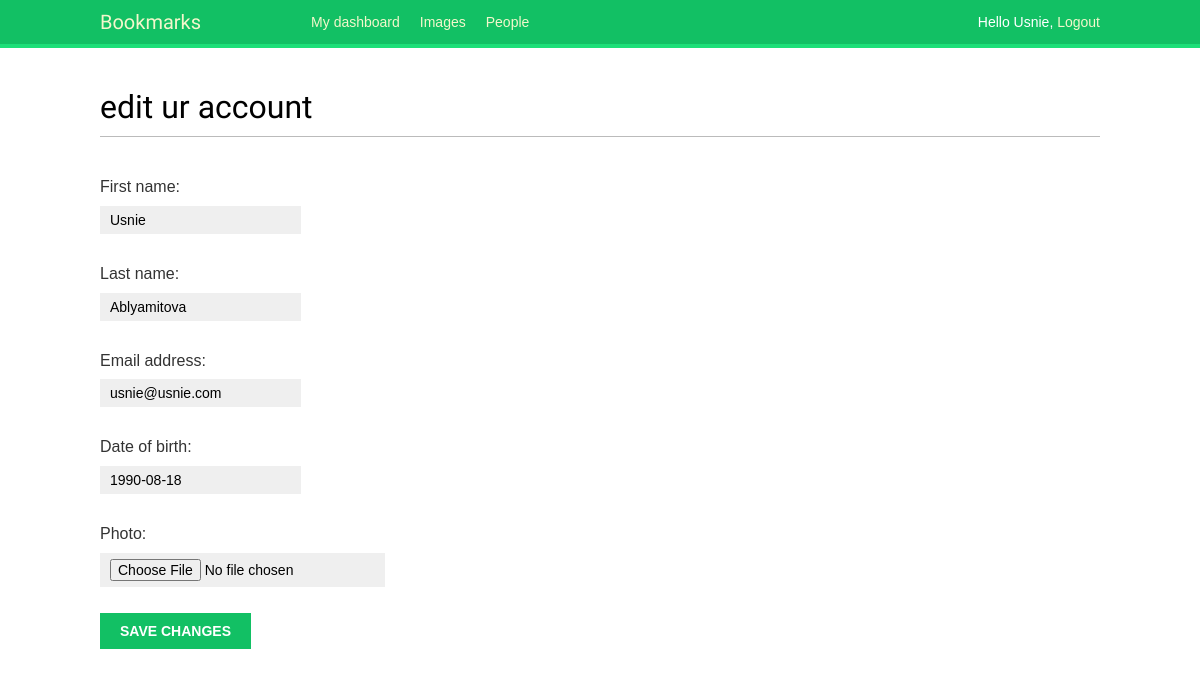
Before: /account/edit/ (signed in) with the older database file.
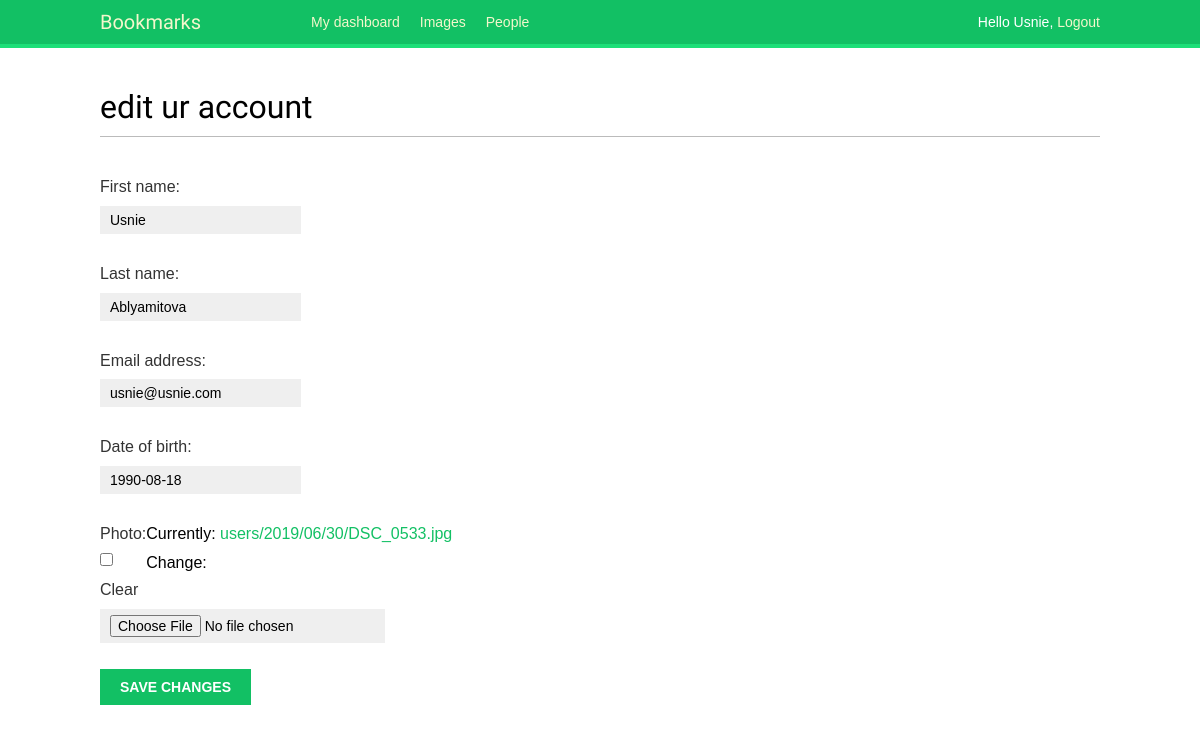
After: the same page with the newer database file.
### account/models.py (models this page shows, shortened)
class Profile(models.Model):
    user = models.OneToOneField(settings.AUTH_USER_MODEL, on_delete=models.CASCADE)
    date_of_birth = models.DateField(blank=True, null=True)
    photo = models.ImageField(upload_to='users/%Y/%m/%d/', blank=True)

### account/views.py (the view)
# urls.py: path('edit/', views.edit, name='edit'),
@login_required
def edit(request):
    if request.method == "POST":
        user_form = UserEditForm(instance=request.user, data=request.POST)
        profile_form = ProfileEditForm(
            instance=request.user.profile,
            data=request.POST,
            files=request.FILES)
        if user_form.is_valid() and profile_form.is_valid():
            user_form.save()
            profile_form.save()
            messages.success(request, 'profile updated successfully')
        else:
            messages.error(request, 'error updating your profile')
    else:
        user_form = UserEditForm(instance=request.user)
        profile_form = ProfileEditForm(instance=request.user.profile)
    return render(request, 'account/edit.html', {'user_form': user_form, 'profile_form': profile_form})

### account/forms.py
class UserEditForm(forms.ModelForm):
    class Meta:
        model = User
        fields = ('first_name', 'last_name', 'email')

class ProfileEditForm(forms.ModelForm):
    class Meta:
        model = Profile
        fields = ('date_of_birth', 'photo')

### account/templates/account/edit.html (shortened to what this page needs)
{% extends 'base.html' %}
{% block content %}
<h1>edit ur account</h1>
<form action="." method="POST" enctype="multipart/form-data">
    {{ user_form.as_p }}
    {{ profile_form.as_p }}
    <p><input type="submit" value="save changes"></p>
</form>
{% endblock %}

Changed rows visible on the page:
now on this page (row edited): Profile: date_of_birth "1990-08-18"
Other visible differences:
form field as_p: (not shown) → "☐"
form field date_of_birth: "1990-08-18" → (not shown)
text no longer shown: "Date of birth: Photo:"
text now shown: "Date of birth: Photo: Currently: users/2019/06/30/DSC_0533.jpg Clear Change:"
